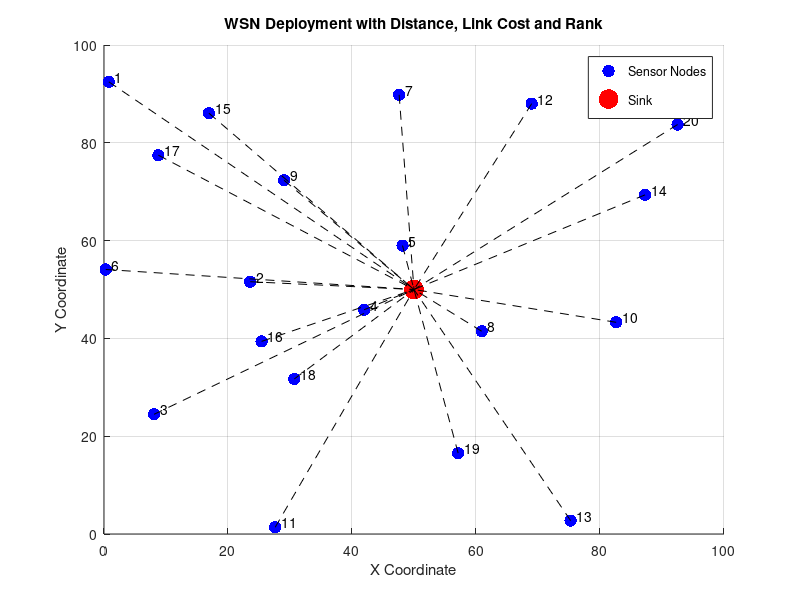

Source code (MATLAB):
%% WSN Deployment with Distance, Link Cost, and Rank
% Simulates a Wireless Sensor Network (WSN) with randomly deployed nodes,
% computes routing metrics, ranks nodes for data collection priority, and
% visualizes the star-topology network.
%
% Author: AbdurRafay Qureshi
% Course: IoT / Simulink Project

clc;
clear;
close all;

%% Parameters
numNodes = 20;          % Number of sensor nodes
areaSize = 100;         % Deployment area (100x100)

%% Sink Position
sink.x = areaSize/2;
sink.y = areaSize/2;

%% Generate Random Nodes
nodeX = rand(numNodes,1) * areaSize;
nodeY = rand(numNodes,1) * areaSize;

%% Calculate Distance from Sink
distance = sqrt((nodeX - sink.x).^2 + (nodeY - sink.y).^2);

%% Generate Random Link Cost
linkCost = randi([1 10], numNodes, 1);

%% Calculate Rank
rank = distance + linkCost;

%% Create Results Matrix
NodeID = (1:numNodes)';

Results = [NodeID nodeX nodeY distance linkCost rank];

%% Sort by Rank (Lower Rank = Better)
Results = sortrows(Results,6);

%% Display Results
disp(' ');
disp('NodeID      X          Y       Distance    LinkCost     Rank');
disp('-------------------------------------------------------------');
disp(Results);

%% Plot Network
figure;
hold on;
grid on;

% Sensor Nodes
scatter(nodeX,nodeY,80,'b','filled');

% Sink Node
scatter(sink.x,sink.y,200,'r','filled');

% Draw links to sink
for i = 1:numNodes
    plot([nodeX(i) sink.x],[nodeY(i) sink.y],'k--');

    % Display Node Number
    text(nodeX(i)+1,nodeY(i)+1,num2str(i));
end

legend('Sensor Nodes','Sink');
title('WSN Deployment with Distance, Link Cost and Rank');
xlabel('X Coordinate');
ylabel('Y Coordinate');

axis([0 areaSize 0 areaSize]);

hold off;
